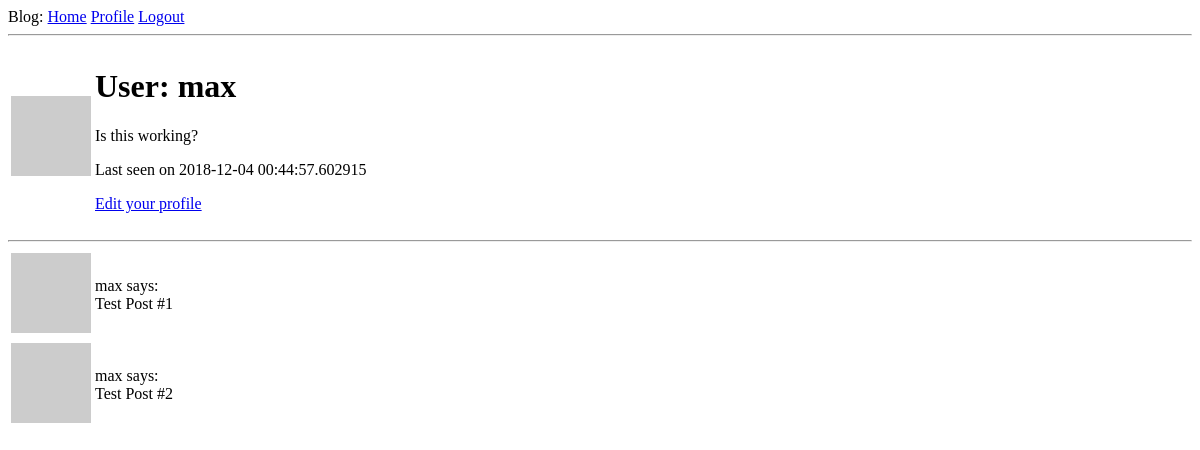
Before: /user/max (signed in) with the older database file.
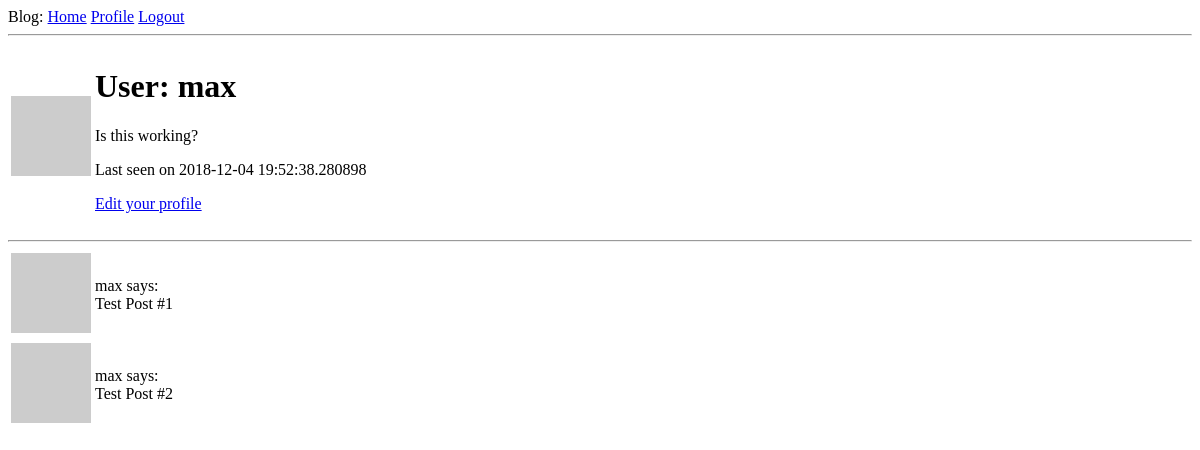
After: the same page with the newer database file.
### app/models.py (models this page shows, shortened)
class User(UserMixin, db.Model):
    id = db.Column(db.Integer, primary_key=True)
    username = db.Column(db.String(64), unique=True, index=True)
    email = db.Column(db.String(128), unique=True, index=True)
    password_hash = db.Column(db.String(128))
    posts = db.relationship('Post', backref='author', lazy='dynamic')
    about_me = db.Column(db.String(140))
    last_seen = db.Column(db.DateTime, default=datetime.utcnow)
    def avatar(self, size):
        digest = md5(self.email.lower().encode('utf-8')).hexdigest()
        return 'https://www.gravatar.com/avatar/{}?d=identicon&s={}'.format(digest, size)

### app/routes.py (the view)
@app.route('/user/<username>')
@login_required
def user(username):
    user = User.query.filter_by(username=username).first_or_404()
    posts = [
        {'author': user, 'body': 'Test Post #1'},
        {'author': user, 'body': 'Test Post #2'},
    ]
    return render_template('user.html', user=user, posts=posts)

### app/models.py (called while the page is built)
@login.user_loader
def load_user(id):
    return User.query.get(int(id))

### app/routes.py (called while the page is built)
@app.before_request
def before_request():
    if current_user.is_authenticated:
        current_user.last_seen = datetime.utcnow()
        db.session.commit()

### app/templates/user.html
{% extends 'base.html' %}
{% block content %}
    <table>
        <tr align="top">
            <td><img src="{{ user.avatar(128) }}" alt=""></td>
            <td>
                <h1>User: {{ user.username }}</h1>
                {% if user.about_me %}
                    <p>{{ user.about_me }}</p>
                {% endif %}
                {% if user.last_seen %}
                    <p>Last seen on {{ user.last_seen }}</p>
                {% endif %}
                {% if user == current_user %}
                    <p><a href="{{ url_for('edit_profile') }}">Edit your profile</a></p>
                {% endif %}
            </td>
        </tr>
    </table>
    <hr>
    {% for post in posts %}
        {% include '_post.html' %}
    {% endfor %}
{% endblock %}

### app/templates/base.html (shortened to what this page needs)
<!DOCTYPE html>
<html lang="en">
<head>
</head>
<body>
<div>
    Blog:
    <a href="{{ url_for('index') }}">Home</a>
    {% if current_user.is_anonymous %}
        <a href="{{ url_for('login') }}">Login</a>
    {% else %}
        <a href="{{ url_for('user', username=current_user.username) }}">Profile</a>
        <a href="{{ url_for('logout') }}">Logout</a>
    {% endif %}
</div>
<hr>
{% block content %}{% endblock %}
</body>
</html>

### app/templates/_post.html
<table>
    <tr align="top">
        <td><img src="{{ post.author.avatar(36) }}" alt=""></td>
        <td>{{ post.author.username }} says: <br> {{ post.body }}</td>
    </tr>
</table>

Changed rows visible on the page:
changed User "max": last_seen "2018-12-04 00:44:57.602915" → "2018-12-04 19:52:38.280898"
